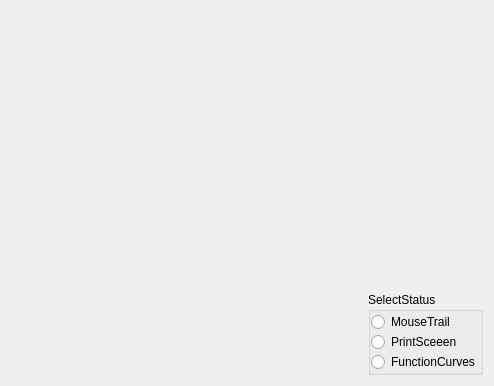
<?xml version="1.0" encoding="UTF-8"?>
<ui version="4.0">
 <class>Painter</class>
 <widget class="QWidget" name="Painter">
  <property name="geometry">
   <rect>
    <x>0</x>
    <y>0</y>
    <width>494</width>
    <height>386</height>
   </rect>
  </property>
  <property name="windowTitle">
   <string>Form</string>
  </property>
  <layout class="QVBoxLayout" name="verticalLayout">
   <item>
    <spacer name="verticalSpacer">
     <property name="orientation">
      <enum>Qt::Vertical</enum>
     </property>
     <property name="sizeHint" stdset="0">
      <size>
       <width>20</width>
       <height>273</height>
      </size>
     </property>
    </spacer>
   </item>
   <item>
    <layout class="QHBoxLayout" name="horizontalLayout">
     <item>
      <spacer name="horizontalSpacer">
       <property name="orientation">
        <enum>Qt::Horizontal</enum>
       </property>
       <property name="sizeHint" stdset="0">
        <size>
         <width>40</width>
         <height>20</height>
        </size>
       </property>
      </spacer>
     </item>
     <item>
      <widget class="QGroupBox" name="groupBox">
       <property name="title">
        <string>SelectStatus</string>
       </property>
       <layout class="QVBoxLayout" name="verticalLayout_2">
        <property name="spacing">
         <number>0</number>
        </property>
        <property name="leftMargin">
         <number>0</number>
        </property>
        <property name="topMargin">
         <number>0</number>
        </property>
        <property name="rightMargin">
         <number>0</number>
        </property>
        <property name="bottomMargin">
         <number>0</number>
        </property>
        <item>
         <widget class="QRadioButton" name="radioButton_1">
          <property name="text">
           <string>MouseTrail</string>
          </property>
         </widget>
        </item>
        <item>
         <widget class="QRadioButton" name="radioButton_2">
          <property name="text">
           <string>PrintSceeen</string>
          </property>
         </widget>
        </item>
        <item>
         <widget class="QRadioButton" name="radioButton_3">
          <property name="text">
           <string>FunctionCurves</string>
          </property>
         </widget>
        </item>
       </layout>
      </widget>
     </item>
    </layout>
   </item>
  </layout>
 </widget>
 <resources/>
 <connections/>
</ui>
